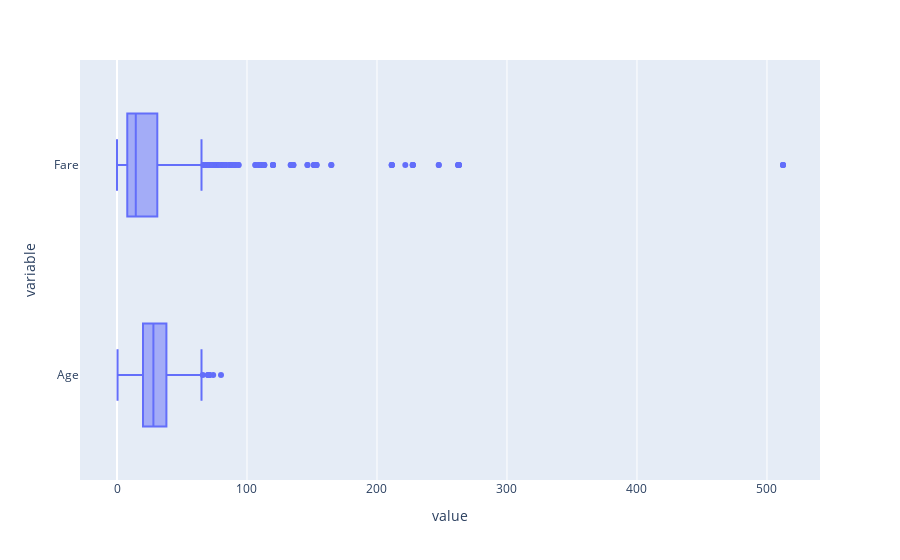

The code cell stored with this chart in its notebook:
### Code cell
fig = px.box(df, x=["Age", "Fare"])
fig.show()

### Figure 1 — Plotly figure (JSON) as saved in the notebook; plotly's stock layout.template omitted (floating-point values rounded to 4 significant figures; data arrays with more than 128 entries replaced by an {"elided": "..."} marker saying what was removed)
{"data": [{"alignmentgroup": "True", "hovertemplate": "value=%{x}<br>variable=%{y}<extra></extra>", "legendgroup": "", "marker": {"color": "#636efa"}, "name": "", "notched": false, "offsetgroup": "", "orientation": "h", "showlegend": false, "type": "box", "x": {"elided": "1782 float values"}, "x0": " ", "xaxis": "x", "y": {"elided": "1782 str values"}, "y0": " ", "yaxis": "y"}], "layout": {"autosize": true, "boxmode": "group", "legend": {"tracegroupgap": 0}, "margin": {"t": 60}, "xaxis": {"anchor": "y", "autorange": true, "domain": [0, 1], "range": [-28.46, 540.8], "title": {"text": "value"}, "type": "linear"}, "yaxis": {"anchor": "x", "autorange": true, "domain": [0, 1], "range": [-0.5, 1.5], "title": {"text": "variable"}, "type": "category"}}}
